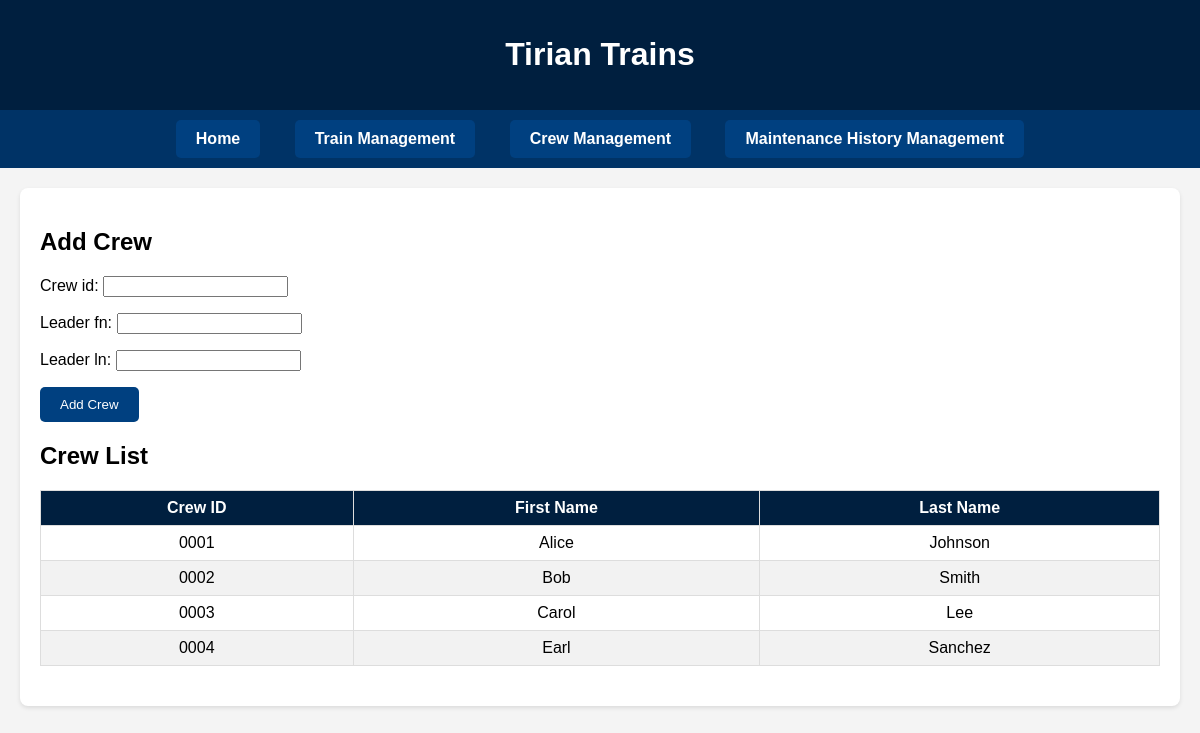
/add-crew/, run on the app's committed database.
### maintenance/models.py (models this page shows, shortened)
class CrewInCharge(models.Model):
    crew_id = models.CharField(max_length=4, primary_key=True)
    leader_fn = models.CharField(max_length=255)
    leader_ln = models.CharField(max_length=255)
    class Meta:
        verbose_name = "Crew in Charge"
        verbose_name_plural = "Crew in Charge"

### maintenance/views.py (the view)
# urls.py: path('add-crew/', views.add_crew, name='add_crew'),
def add_crew(request):
    if request.method == 'POST':
        form = CrewInChargeForm(request.POST)
        if form.is_valid():
            form.save()
            return redirect('add_crew')
    else:
        form = CrewInChargeForm()
    crew = CrewInCharge.objects.all()  # Fetch list of crew members
    return render(request, 'maintenance/add_crew.html', {'form': form, 'crew': crew})

### maintenance/views.py
class CrewInChargeForm(forms.ModelForm):
    class Meta:
        model = CrewInCharge
        fields = ['crew_id', 'leader_fn', 'leader_ln']

### maintenance/templates/maintenance/add_crew.html (shortened to what this page needs)
{% extends "maintenance/home.html" %}
{% block content %}
<h2>Add Crew</h2>
<form method="POST" style="margin-bottom: 20px;">
    {{ form.as_p }}
    <button type="submit" style="padding: 10px 20px; background-color: #004080; color: white; border: none; border-radius: 5px;">Add Crew</button>
</form>
<h2>Crew List</h2>
<table>
    <thead>
        <tr>
            <th>Crew ID</th>
            <th>First Name</th>
            <th>Last Name</th>
        </tr>
    </thead>
    <tbody>
        {% for crew in crew %}
        <tr>
            <td>{{ crew.crew_id }}</td>
            <td>{{ crew.leader_fn }}</td>
            <td>{{ crew.leader_ln }}</td>
        </tr>
        {% endfor %}
    </tbody>
</table>
{% endblock %}

### maintenance/templates/maintenance/home.html (style rules this page uses)
body { font-family: Arial, sans-serif; margin: 0; padding: 0; background-color: #f4f4f4; }
table { width: 100%; border-collapse: collapse; margin: 20px 0; }
table th, table td { border: 1px solid #ddd; padding: 8px; text-align: center; }
table th { background-color: #001f3f; color: white; }
table tr:nth-child(even) { background-color: #f2f2f2; }

### data on the page
CrewInCharge: crew_id "0001", leader_fn "Alice", leader_ln "Johnson"
CrewInCharge: crew_id "0002", leader_fn "Bob", leader_ln "Smith"
CrewInCharge: crew_id "0003", leader_fn "Carol", leader_ln "Lee"
CrewInCharge: crew_id "0004", leader_fn "Earl", leader_ln "Sanchez"
